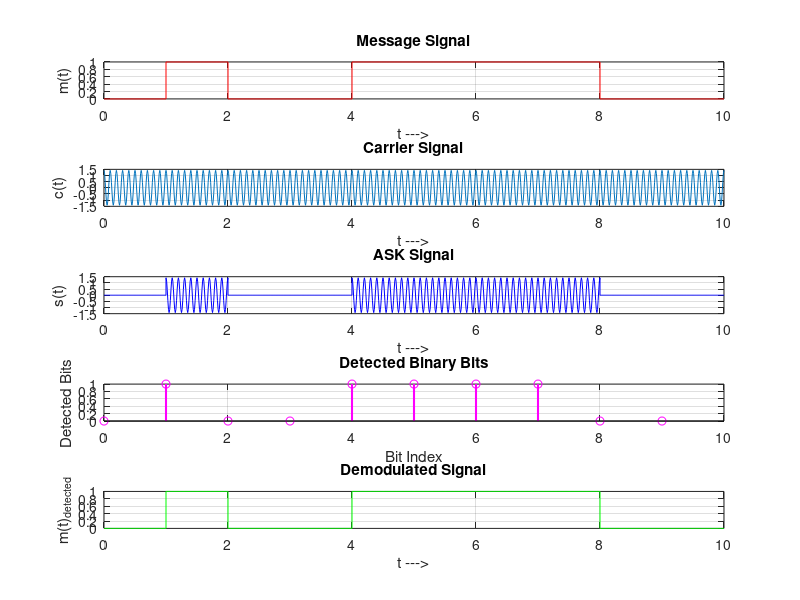

Source code (MATLAB):
% ASK Modulation and Demodulation

clc;
clear all;
close all;

% Parameters
Tb = 1;               % Bit duration
fc = 10;              % Carrier frequency
t = 0:Tb/100:Tb;      % Time for one bit
N = 10;               % Number of bits in the message

% Generate Carrier Signal
c = sqrt(2/Tb) * cos(2 * pi * fc * t);

% Generate Random Message Signal
m = rand(1, N);       % Random values between 0 and 1
m_binary = m > 0.5;   % Convert to binary (1 if > 0.5, else 0)

% Initialize full signals
t_total = [];         % Total time vector
message = [];         % Full message signal
ask_sig = [];         % Full ASK signal

% ASK Modulation
for i = 1:N
    % Time for the current bit
    t_bit = t + (i-1) * Tb;
    t_total = [t_total, t_bit]; % Append to total time vector

    % Generate message signal for current bit
    if m_binary(i) == 1
        m_s = ones(1, length(t)); % Message signal for bit 1
    else
        m_s = zeros(1, length(t)); % Message signal for bit 0
    end

    % Append to full signals
    message = [message, m_s];
    ask_sig = [ask_sig, c .* m_s]; % Modulate the carrier with the message
end

% Plot Message Signal
subplot(5, 1, 1);
plot(t_total, message, 'r');
title('Message Signal');
xlabel('t --->');
ylabel('m(t)');
grid on;

% Plot Carrier Signal
subplot(5, 1, 2);
plot(t_total, repmat(c, 1, N));
title('Carrier Signal');
xlabel('t --->');
ylabel('c(t)');
grid on;

% Plot ASK Signal
subplot(5, 1, 3);
plot(t_total, ask_sig, 'b');
title('ASK Signal');
xlabel('t --->');
ylabel('s(t)');
grid on;

% ASK Demodulation
t1 = 0; t2 = Tb;                 % Initialize time intervals
demod_signal = [];               % Initialize demodulated binary signal
detected_bits = [];              % Detected binary bits (0s and 1s)

for i = 1:N
    % Extract the received bit signal
    t_bit = t1:Tb/100:t2;        % Time for the current bit
    received_bit = ask_sig((i-1)*length(t)+1 : i*length(t));

    % Correlator: Multiply with carrier and sum
    correlation = sum(received_bit .* c);

    % Decision Device: Compare correlation with threshold
    if correlation > 0
        detected_bits = [detected_bits, 1];              % Detected as '1'
        demod_signal = [demod_signal, ones(1, length(t))]; % Reconstruct bit waveform
    else
        detected_bits = [detected_bits, 0];              % Detected as '0'
        demod_signal = [demod_signal, zeros(1, length(t))]; % Reconstruct bit waveform
    end

    % Update time intervals
    t1 = t1 + Tb;
    t2 = t2 + Tb;
end

% Plot Detected Bits as a Binary Message Signal
subplot(5, 1, 4);
stem(0:N-1, detected_bits, 'm', 'LineWidth', 1.5);
title('Detected Binary Bits');
xlabel('Bit Index');
ylabel('Detected Bits');
grid on;

% Plot Demodulated Signal
subplot(5, 1, 5);
plot(t_total, demod_signal, 'g');
title('Demodulated Signal');
xlabel('t --->');
ylabel('m(t)_{detected}');
grid on;

